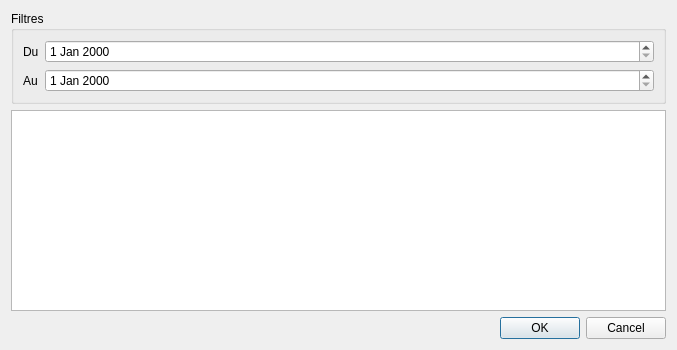
<?xml version="1.0" encoding="UTF-8"?>
<ui version="4.0">
 <class>DiveSearch</class>
 <widget class="QWidget" name="DiveSearch">
  <property name="geometry">
   <rect>
    <x>0</x>
    <y>0</y>
    <width>677</width>
    <height>350</height>
   </rect>
  </property>
  <property name="windowTitle">
   <string>Form</string>
  </property>
  <layout class="QVBoxLayout" name="verticalLayout">
   <item>
    <widget class="QGroupBox" name="gb_search">
     <property name="title">
      <string>Filtres</string>
     </property>
     <layout class="QHBoxLayout" name="horizontalLayout">
      <item>
       <layout class="QFormLayout" name="formLayout">
        <item row="0" column="1">
         <widget class="QDateEdit" name="de_beginDate"/>
        </item>
        <item row="1" column="0">
         <widget class="QLabel" name="lbl_disp_endDate">
          <property name="text">
           <string>Au</string>
          </property>
         </widget>
        </item>
        <item row="1" column="1">
         <widget class="QDateEdit" name="de_endDate"/>
        </item>
        <item row="0" column="0">
         <widget class="QLabel" name="lbl_disp_beginDate">
          <property name="text">
           <string>Du</string>
          </property>
         </widget>
        </item>
       </layout>
      </item>
     </layout>
    </widget>
   </item>
   <item>
    <widget class="QTableView" name="tv_dives">
     <property name="selectionBehavior">
      <enum>QAbstractItemView::SelectRows</enum>
     </property>
     <property name="verticalScrollMode">
      <enum>QAbstractItemView::ScrollPerPixel</enum>
     </property>
     <property name="horizontalScrollMode">
      <enum>QAbstractItemView::ScrollPerPixel</enum>
     </property>
     <attribute name="horizontalHeaderCascadingSectionResizes">
      <bool>true</bool>
     </attribute>
     <attribute name="horizontalHeaderHighlightSections">
      <bool>false</bool>
     </attribute>
     <attribute name="horizontalHeaderStretchLastSection">
      <bool>true</bool>
     </attribute>
     <attribute name="verticalHeaderVisible">
      <bool>false</bool>
     </attribute>
    </widget>
   </item>
   <item>
    <widget class="QDialogButtonBox" name="buttonBox">
     <property name="standardButtons">
      <set>QDialogButtonBox::Cancel|QDialogButtonBox::Ok</set>
     </property>
    </widget>
   </item>
  </layout>
 </widget>
 <resources/>
 <connections/>
</ui>
